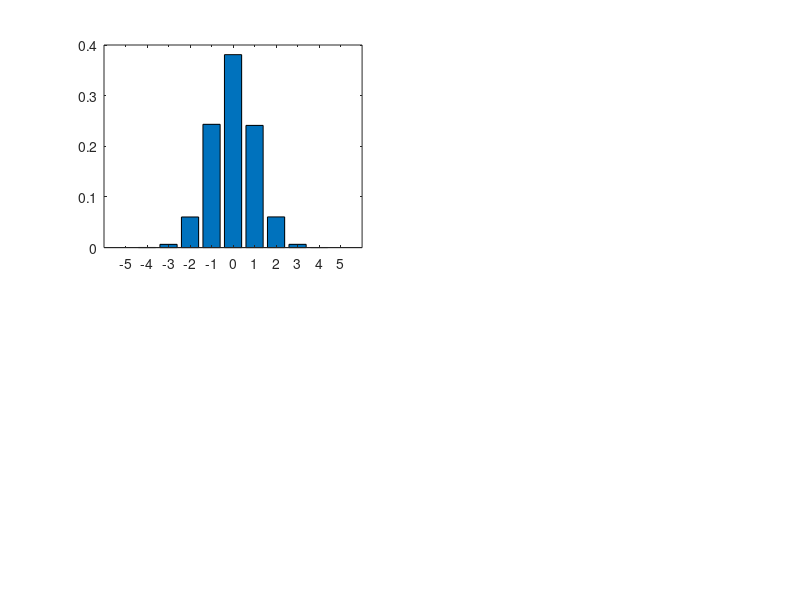

MATLAB code for this plot: (Note: this script raises an error after producing the figure.)
% This example is based on example 3.9 in the book : 
% Probability and Random Processes /S.L.Miller and D.G.Childers
% ( Elsevier Academic Press 2004)
function exPdfGaus
    figure;
    
    leftLimit = -5 ;
    rightLimit = 5;
    % how does delta impacts our estimation?
    deltaVec = [ 1,0.5,0.25,0.1];

    for i = 1:4
        subplot(2,2,i);
        estimatedPdf(50000,leftLimit,rightLimit,deltaVec(i));
    end
    
    % how does the number of samples we take from the iid vector
    % impacts our estimation ?
    figure;
    delta = 0.25;
    Nvec = [ 100,1000,10000,1000000];
    
    for i = 1:4
        subplot(2,2,i);
        estimatedPdf(Nvec(i),leftLimit,rightLimit,delta);
    end
    

function estimatedPdf(numberOfPoints,leftLimit,rightLimit,delta)
% this function will plot the estimation of the pdf of normal r.v. 
% with expectation = 0 and variance = 1
% numberOfPoints = are the number of iid variables that will be generated in
% order to estimate the pdf
% The histogram that will estimate the pdf will be created using bins in
% the following points :
% leftLimit,leftLimit+delta,leftLimit+2*delta...RightLimit
        Xvec = randn(1,numberOfPoints); % this is the vector of iid variables' values
        bins = [leftLimit:delta:rightLimit];
        [yvalues,xvalues]=hist(Xvec,bins);
        yvalues = yvalues/(numberOfPoints.*delta); % we normalize to produce the probability densities
        bar(xvalues,yvalues);
        z = [ leftLimit-delta/2:delta/10:rightLimit+delta/2];
        realPdf = inline(' (exp(-(z.^2)./2))./sqrt(2*pi)','z');
        hold on;
        plot(z,realPdf(z),'red');
        xlabel('x');
        ylabel('f_X(x)');
        title(sprintf(' d = %f , #pnts = %d ',delta,numberOfPoints));
